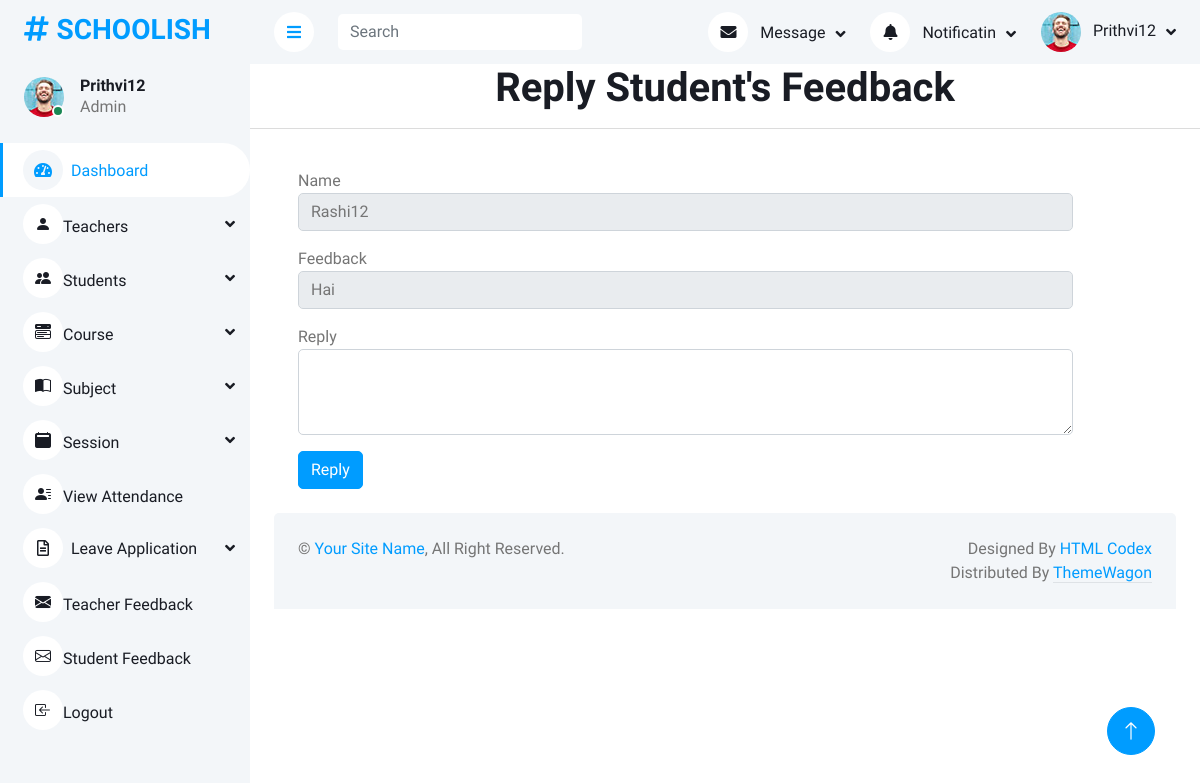
The page /admindashboard/Studentfeedbacks/reply/1/ (signed in) on the database its author committed.
### home/models.py (models this page shows, shortened)
class Login(AbstractUser):
    is_teacher = models.BooleanField(default=False)
    is_student = models.BooleanField(default=False)

class StudentFeedback(models.Model):
    user = models.ForeignKey(Login, on_delete=models.DO_NOTHING)
    Feedback = models.CharField(max_length=200)
    Date = models.DateField(auto_now=True)
    Reply = models.TextField(null=True, blank=True)

### home/adminviews.py (the view)
# urls.py: path('admindashboard/Studentfeedbacks/reply/<int:id>/', adminviews.reply_student_feedbacks, name='reply_student_feedbacks'),
def reply_student_feedbacks(request, id):
    data = StudentFeedback.objects.get(id=id)
    if request.method == 'POST':
        r = request.POST.get('Reply', )
        data.Reply = r
        data.save()
        return redirect('student_feedbacks')
    return render(request, 'admin1/Replystudent.html', {'data': data})

### templates/admin1/Replystudent.html (shortened to what this page needs)
{% extends 'admin1/adminbase.html' %}
{%load crispy_forms_tags %}
{% block content %}
    <h1 class="text-center">Reply Student's Feedback</h1><hr><br>
    <form method="post" class="col-md-11 px-5">
      <div class="mb-3">
        <label class="form-control-label" >Name</label>
        <input type="text" class="form-control" required readonly value="{{data.user}}">
      </div>
      <div class="mb-3">
        <label class="form-control-label" >Feedback</label>
        <input type="text" class="form-control" required readonly value="{{data.Feedback}}">
      </div>
      <div class="mb-3">
        <label class="form-control-label" >Reply</label>
        <textarea type="text" class="form-control" required name="Reply" rows="3"></textarea>
      </div>
      <button type="submit" class="btn btn-primary">Reply</button>
    </form>
{% endblock %}

### templates/admin1/Adminbase.html (shortened to what this page needs)
<!DOCTYPE html>
<html lang="en">
{% load static %}
<head>
    <link href="https://cdnjs.cloudflare.com/ajax/libs/font-awesome/5.10.0/css/all.min.css" rel="stylesheet">
    <link href="https://cdn.jsdelivr.net/npm/bootstrap-icons@1.4.1/font/bootstrap-icons.css" rel="stylesheet">
    <link href=" {% static 'set2/lib/owlcarousel/assets/owl.carousel.min.css' %} " rel="stylesheet">
    <link href=" {% static 'set2/lib/tempusdominus/css/tempusdominus-bootstrap-4.min.css' %} " rel="stylesheet" />
    <link href=" {% static 'set2/css/bootstrap.min.css' %} " rel="stylesheet">
    <link href=" {% static 'set2/css/style.css' %} " rel="stylesheet">
</head>
<body>
    <div class="container-xxl position-relative bg-white d-flex p-0">
        <div class="sidebar pe-0 pb-5">
            <nav class="navbar bg-light navbar-light">
                <a href=" {% static 'index.html' %} " class="navbar-brand mx-4 mb-3">
                    <h3 class="text-primary"><i class="fa fa-hashtag me-2"></i>SCHOOLISH</h3>
                </a>
                <div class="d-flex align-items-center ms-4 mb-4">
                    <div class="position-relative">
                        <img class="rounded-circle" src=" {% static 'set2/img/user.jpg' %} " alt="" style="width: 40px; height: 40px;">
                        <div class="bg-success rounded-circle border border-2 border-white position-absolute end-0 bottom-0 p-1"></div>
                    </div>
                    <div class="ms-3">
                        <h6 class="mb-0">{{request.user}}</h6>
                        <span>Admin</span>
                    </div>
                </div>
                <div class="navbar-nav w-100">
                    <a href=" {% url 'admindashboard' %} " class="nav-item nav-link active"><i class="fa fa-tachometer-alt me-2"></i>Dashboard</a>
                    <div class="nav-item dropdown">
                        <a href="#" class="nav-link dropdown-toggle" data-bs-toggle="dropdown"><i class="bi bi-person-fill"></i>Teachers</a>
                    </div>
                    <div class="nav-item dropdown">
                        <a href="#" class="nav-link dropdown-toggle" data-bs-toggle="dropdown"><i class="bi bi-people-fill"></i>Students</a>
                    </div>
                    <div class="nav-item dropdown">
                        <a href="#" class="nav-link dropdown-toggle" data-bs-toggle="dropdown"><i class="bi bi-menu-button-wide-fill"></i>Course</a>
                    </div>
                    <div class="nav-item dropdown">
                        <a href="#" class="nav-link dropdown-toggle" data-bs-toggle="dropdown"><i class="bi bi-book-half"></i>Subject</a>
                    </div>
                    <div class="nav-item dropdown">
                        <a href="#" class="nav-link dropdown-toggle" data-bs-toggle="dropdown"><i class="bi bi-calendar2-fill"></i>Session</a>
                    </div>
                    <a href=" {% static 'table.html' %} " class="nav-item nav-link"><i class="bi bi-person-lines-fill"></i>View Attendance</a>
                     <div class="nav-item dropdown">
                        <a href="#" class="nav-link dropdown-toggle" data-bs-toggle="dropdown"><i class="far fa-file-alt me-2"></i>Leave Application</a>
                    </div>
                    <a href=" {% url 'teacher_feedbacks' %} " class="nav-item nav-link"><i class="bi bi-envelope-fill"></i>Teacher Feedback</a>
                    <a href=" {% url 'student_feedbacks' %} " class="nav-item nav-link"><i class="bi bi-envelope"></i>Student Feedback</a>
                    <a href=" {% static 'chart.html' %} " class="nav-item nav-link"><i class="bi bi-box-arrow-in-left"></i>Logout</a>
                </div>
            </nav>
        </div>
        <div class="content">
            <nav class="navbar navbar-expand bg-light navbar-light sticky-top px-4 py-0">
                <a href="#" class="sidebar-toggler flex-shrink-0">
                    <i class="fa fa-bars"></i>
                </a>
                <form class="d-none d-md-flex ms-4">
                    <input class="form-control border-0" type="search" placeholder="Search">
                </form>
                <div class="navbar-nav align-items-center ms-auto">
                    <div class="nav-item dropdown">
                        <a href="#" class="nav-link dropdown-toggle" data-bs-toggle="dropdown">
                            <i class="fa fa-envelope me-lg-2"></i>
                            <span class="d-none d-lg-inline-flex">Message</span>
                        </a>
                    </div>
                    <div class="nav-item dropdown">
                        <a href="#" class="nav-link dropdown-toggle" data-bs-toggle="dropdown">
                            <i class="fa fa-bell me-lg-2"></i>
                            <span class="d-none d-lg-inline-flex">Notificatin</span>
                        </a>
                    </div>
                    <div class="nav-item dropdown">
                        <a href="#" class="nav-link dropdown-toggle" data-bs-toggle="dropdown">
                            <img class="rounded-circle me-lg-2" src=" {% static 'set2/img/user.jpg' %} " alt="" style="width: 40px; height: 40px;">
                            <span class="d-none d-lg-inline-flex">{{request.user}}</span>
                        </a>
                    </div>
                </div>
            </nav>
            {% block content %}{% endblock %}
            <div class="container-fluid pt-4 px-4">
                <div class="bg-light rounded-top p-4">
                    <div class="row">
                        <div class="col-12 col-sm-6 text-center text-sm-start">
                            &copy; <a href="#">Your Site Name</a>, All Right Reserved.
                        </div>
                        <div class="col-12 col-sm-6 text-center text-sm-end">
                            Designed By <a href="https://htmlcodex.com">HTML Codex</a>
                        Distributed By <a class="border-bottom" href="https://themewagon.com" target="_blank">ThemeWagon</a>
                        </div>
                    </div>
                </div>
            </div>
        </div>
        <a href="#" class="btn btn-lg btn-primary btn-lg-square back-to-top"><i class="bi bi-arrow-up"></i></a>
    </div>
</body>
</html>

### static/set2/css/style.css (style rules this page uses)
:root { --primary: #009CFF; --light: #F3F6F9; --dark: #191C24; }
.back-to-top { position: fixed; display: none; right: 45px; bottom: 45px; z-index: 99; }
.btn { transition: .5s; }
.btn.btn-primary { color: #FFFFFF; }
.btn-lg-square { width: 48px; height: 48px; }
.btn-square, .btn-sm-square, .btn-lg-square { padding: 0; display: inline-flex; align-items: center; justify-content: center; font-weight: normal; border-radius: 50px; }
.sidebar { position: fixed; top: 0; left: 0; bottom: 0; width: 250px; height: 100vh; overflow-y: auto; background: var(--light); transition: 0.5s; z-index: 999; }
.content { margin-left: 250px; min-height: 100vh; background: #FFFFFF; transition: 0.5s; }
@media (min-width: 992px) { .sidebar { margin-left: 0; } }
@media (min-width: 992px) { .content { width: calc(100% - 250px); } }
.sidebar .navbar .navbar-nav .nav-link { padding: 7px 20px; color: var(--dark); font-weight: 500; border-left: 3px solid var(--light); border-radius: 0 30px 30px 0; outline: none; }
.sidebar .navbar .navbar-nav .nav-link:hover, .sidebar .navbar .navbar-nav .nav-link.active { color: var(--primary); background: #FFFFFF; border-color: var(--primary); }
.sidebar .navbar .navbar-nav .nav-link i { width: 40px; height: 40px; display: inline-flex; align-items: center; justify-content: center; background: #FFFFFF; border-radius: 40px; }
.sidebar .navbar .navbar-nav .nav-link:hover i, .sidebar .navbar .navbar-nav .nav-link.active i { background: var(--light); }
.sidebar .navbar .dropdown-toggle::after { position: absolute; top: 15px; right: 15px; border: none; content: "\f107"; font-family: "Font Awesome 5 Free"; font-weight: 900; transition: .5s; }
.content .navbar .navbar-nav .nav-link { margin-left: 25px; padding: 12px 0; color: var(--dark); outline: none; }
.content .navbar .sidebar-toggler, .content .navbar .navbar-nav .nav-link i { width: 40px; height: 40px; display: inline-flex; align-items: center; justify-content: center; background: #FFFFFF; border-radius: 40px; }
.content .navbar .dropdown-toggle::after { margin-left: 6px; vertical-align: middle; border: none; content: "\f107"; font-family: "Font Awesome 5 Free"; font-weight: 900; transition: .5s; }

### rows shown on the page
Login: user "Prithvi12"
StudentFeedback: user "Rashi12", Feedback "Hai"
